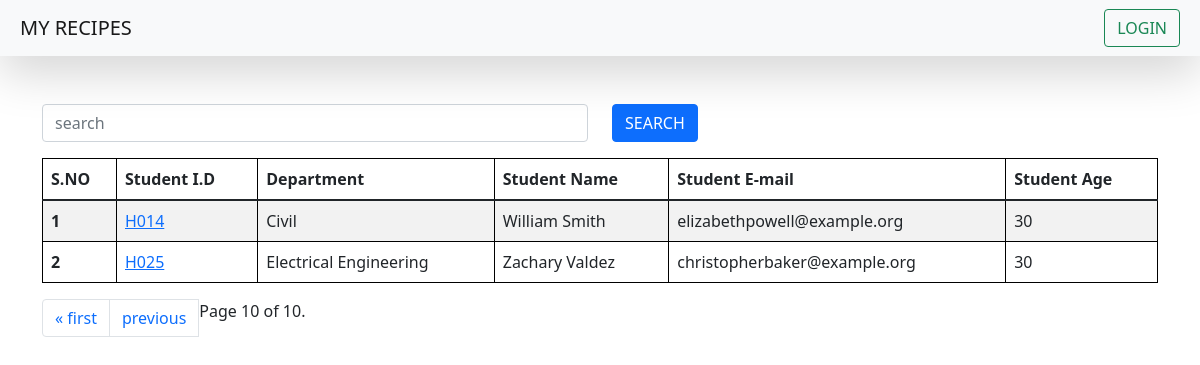
/students/?page=10, run on the app's committed database.
### vege/models.py (models this page shows, shortened)
class Student(models.Model):
    department = models.ForeignKey(Department,related_name="depart",on_delete=  models.CASCADE)
    studentid = models.OneToOneField(Studentid,related_name="stuid",on_delete=  models.SET_NULL,null = True)
    sname = models.CharField(max_length=100)
    semail = models.EmailField(unique=True)
    sage = models.IntegerField(default=18)
    saddress = models.TextField()
    is_deleted = models.BooleanField(default=False)
    objects = studentmanager()
    admin_objects = models.Manager()
    class Meta:
        ordering = ['sname','studentid']
        verbose_name = "student"

class Studentid(models.Model):
    studentid = models.CharField(max_length=100)
    def __str__(self) -> str:
        return self.studentid

class Department(models.Model):
    department = models.CharField(max_length=100)
    class Meta:
        ordering = ['department']

### vege/views.py (the view, shortened to what this page needs)
# urls.py: path('students/',get_student,name = "get_student"),
def get_student(req):
    queryset = Student.objects.all()
    paginator = Paginator(queryset, 10)
    page_number = req.GET.get("page",1)
    page_obj = paginator.get_page(page_number)
    return render(req,'students.html',{'queryset':page_obj})

### vege/models.py (called while the page is built)
    def get_queryset(self):
        return super().get_queryset().filter(is_deleted = False)

### vege/templates/students.html (shortened to what this page needs)
{% extends "base.html" %}
{% block start %}
<div class = "container mt-5">
    <form class="mb-3">
    <div class="row">
        <div class="col-md-6">
            <input class="form-control" name = "search" placeholder="search">
        </div>
        <div class="col-md-6">
            <button class="btn btn-primary">SEARCH</button>
        </div>
    </div>
    </form>
    <table class="table table-striped">
        <thead>
        <tr>
          <th scope="col">S.NO</th>
          <th scope="col">Student I.D</th>
          <th scope="col">Department</th>
          <th scope="col">Student Name</th>
          <th scope="col">Student E-mail</th>
          <th scope="col">Student Age</th>
        </tr>
      </thead>
      <tbody>
        {% for student in queryset%}
        <tr>
          <th scope="row">{{forloop.counter}}</th>
          <td>
            <a href = "{% url 'seemarks' student.studentid %}">
              {{student.studentid}}
            </a>
          </td>
          <td>{{student.department.department}}</td>
          <td>{{student.sname}}</td>
          <td>{{student.semail}}</td>
          <td>{{student.sage}}</td>
        </tr>
        {% endfor%}
      </tbody>
    </table>
        <nav aria-label="Page navigation example">
          <ul class="pagination">
              {% if queryset.has_previous %}
              <li class="page-item"><a class="page-link" href="?page=1">&laquo; first</a></li>
              <li class="page-item"><a class="page-link" href="?page={{ queryset.previous_page_number }}">previous</a></li>
              {% endif %}
              <span class="current">
                  Page {{ queryset.number }} of {{ queryset.paginator.num_pages }}.
              </span>
      </ul>
        </nav>
</div>
{% endblock %}

### home/templates/base.html (style rules this page uses)
table, th, td { border: 1px solid black; }

### data on the page
Student: studentid "H014", department.department "Civil", sname "William Smith", semail "elizabethpowell@example.org", sage "30"
Student: studentid "H025", department.department "Electrical Engineering", sname "Zachary Valdez", semail "christopherbaker@example.org", sage "30"

### other printed values
{{ queryset.number }} "10"
{{ queryset.paginator.num_pages }} "10"
